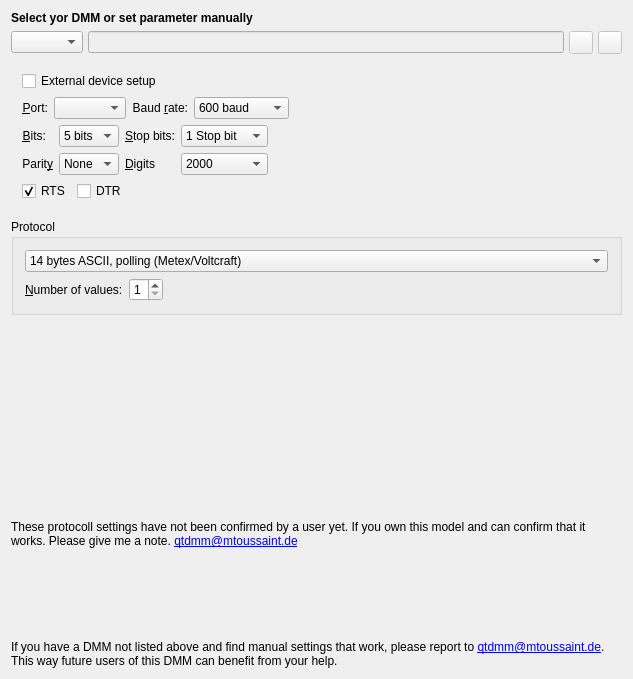
<?xml version="1.0" encoding="UTF-8"?>
<ui version="4.0">
 <class>UIDmmPrefs</class>
 <widget class="PrefWidget" name="UIDmmPrefs">
  <property name="geometry">
   <rect>
    <x>0</x>
    <y>0</y>
    <width>633</width>
    <height>679</height>
   </rect>
  </property>
  <layout class="QVBoxLayout" name="verticalLayout_2">
   <item>
    <widget class="QLabel" name="ui_hint">
     <property name="sizePolicy">
      <sizepolicy hsizetype="Minimum" vsizetype="Fixed">
       <horstretch>0</horstretch>
       <verstretch>0</verstretch>
      </sizepolicy>
     </property>
     <property name="frameShape">
      <enum>QFrame::NoFrame</enum>
     </property>
     <property name="text">
      <string>&lt;b&gt;Select yor DMM or set parameter manually&lt;/b&gt;</string>
     </property>
     <property name="wordWrap">
      <bool>false</bool>
     </property>
    </widget>
   </item>
   <item>
    <layout class="QHBoxLayout" name="_2">
     <property name="spacing">
      <number>5</number>
     </property>
     <item>
      <widget class="QComboBox" name="ui_model">
       <property name="whatsThis">
        <string>Here you may select your DMM model. If your DMM is not in the list, try to find working settings and mail them to me (&lt;font color=blue&gt;&lt;u&gt;qtdmm@mtoussaint.de&lt;/u&gt;&lt;/font&gt;). So I can add them to the list in the next release.</string>
       </property>
       <property name="autoCompletion">
        <bool>true</bool>
       </property>
      </widget>
     </item>
     <item>
      <widget class="QLineEdit" name="ui_filename">
       <property name="enabled">
        <bool>false</bool>
       </property>
       <property name="readOnly">
        <bool>true</bool>
       </property>
      </widget>
     </item>
     <item>
      <widget class="QToolButton" name="ui_load">
       <property name="enabled">
        <bool>false</bool>
       </property>
       <property name="toolTip">
        <string>Load Settings</string>
       </property>
       <property name="text">
        <string/>
       </property>
       <property name="icon">
        <iconset resource="../Resources.qrc">
         <normaloff>:/Symbols/import.xpm</normaloff>:/Symbols/import.xpm</iconset>
       </property>
      </widget>
     </item>
     <item>
      <widget class="QToolButton" name="ui_save">
       <property name="enabled">
        <bool>false</bool>
       </property>
       <property name="toolTip">
        <string>Save Settings</string>
       </property>
       <property name="text">
        <string/>
       </property>
       <property name="icon">
        <iconset resource="../Resources.qrc">
         <normaloff>:/Symbols/export.xpm</normaloff>:/Symbols/export.xpm</iconset>
       </property>
      </widget>
     </item>
    </layout>
   </item>
   <item>
    <widget class="QWidget" name="ButtonGroup11" native="true">
     <property name="title" stdset="0">
      <string>Port settings</string>
     </property>
     <layout class="QFormLayout" name="formLayout_6">
      <item row="0" column="0">
       <layout class="QHBoxLayout" name="horizontalLayout_2">
        <item>
         <widget class="QCheckBox" name="ui_externalSetup">
          <property name="text">
           <string>External device setup</string>
          </property>
         </widget>
        </item>
        <item>
         <spacer name="horizontalSpacer">
          <property name="orientation">
           <enum>Qt::Horizontal</enum>
          </property>
          <property name="sizeHint" stdset="0">
           <size>
            <width>40</width>
            <height>20</height>
           </size>
          </property>
         </spacer>
        </item>
       </layout>
      </item>
      <item row="1" column="0">
       <layout class="QHBoxLayout" name="horizontalLayout_3">
        <item>
         <layout class="QFormLayout" name="formLayout_4">
          <item row="0" column="0">
           <widget class="QLabel" name="TextLabel2">
            <property name="text">
             <string>&amp;Port:</string>
            </property>
            <property name="alignment">
             <set>Qt::AlignRight|Qt::AlignTrailing|Qt::AlignVCenter</set>
            </property>
            <property name="wordWrap">
             <bool>false</bool>
            </property>
            <property name="buddy">
             <cstring>port</cstring>
            </property>
           </widget>
          </item>
          <item row="0" column="1">
           <layout class="QHBoxLayout" name="_3">
            <property name="spacing">
             <number>2</number>
            </property>
            <property name="margin">
             <number>0</number>
            </property>
            <item>
             <widget class="QComboBox" name="port">
              <property name="sizePolicy">
               <sizepolicy hsizetype="MinimumExpanding" vsizetype="Fixed">
                <horstretch>0</horstretch>
                <verstretch>0</verstretch>
               </sizepolicy>
              </property>
              <property name="whatsThis">
               <string>Choose the serial device here. &lt;i&gt;(Hint for DOS people: /dev/ttyS0 corresponds to COM1. /dev/ttyS1 to COM2 ...)&lt;/i&gt;</string>
              </property>
              <property name="currentIndex">
               <number>-1</number>
              </property>
             </widget>
            </item>
           </layout>
          </item>
         </layout>
        </item>
        <item>
         <layout class="QFormLayout" name="formLayout_5">
          <item row="0" column="0">
           <widget class="QLabel" name="ui_baudLabel">
            <property name="text">
             <string>Baud &amp;rate:</string>
            </property>
            <property name="alignment">
             <set>Qt::AlignRight|Qt::AlignTrailing|Qt::AlignVCenter</set>
            </property>
            <property name="wordWrap">
             <bool>false</bool>
            </property>
            <property name="buddy">
             <cstring>baudRate</cstring>
            </property>
           </widget>
          </item>
          <item row="0" column="1">
           <widget class="QComboBox" name="baudRate">
            <property name="whatsThis">
             <string>Select the baud rate for the DMM here. If you encounter problems connecting to your DMM try lowering the baud rate. I had some problems with my &lt;b&gt;Metex ME-32&lt;/b&gt;. The Documentation said 1200 baud but it only worked at 600.</string>
            </property>
            <property name="currentIndex">
             <number>0</number>
            </property>
            <item>
             <property name="text">
              <string>600 baud</string>
             </property>
            </item>
            <item>
             <property name="text">
              <string>1200 baud</string>
             </property>
            </item>
            <item>
             <property name="text">
              <string>1800 baud</string>
             </property>
            </item>
            <item>
             <property name="text">
              <string>2400 baud</string>
             </property>
            </item>
            <item>
             <property name="text">
              <string>4800 baud</string>
             </property>
            </item>
            <item>
             <property name="text">
              <string>9600 baud</string>
             </property>
            </item>
            <item>
             <property name="text">
              <string>19200 baud</string>
             </property>
            </item>
           </widget>
          </item>
         </layout>
        </item>
       </layout>
      </item>
      <item row="2" column="0">
       <layout class="QHBoxLayout" name="horizontalLayout_4">
        <item>
         <layout class="QFormLayout" name="formLayout_2">
          <item row="0" column="0">
           <widget class="QLabel" name="ui_bitsLabel">
            <property name="text">
             <string>&amp;Bits:</string>
            </property>
            <property name="alignment">
             <set>Qt::AlignRight|Qt::AlignTrailing|Qt::AlignVCenter</set>
            </property>
            <property name="wordWrap">
             <bool>false</bool>
            </property>
            <property name="buddy">
             <cstring>bitsCombo</cstring>
            </property>
           </widget>
          </item>
          <item row="0" column="1">
           <widget class="QComboBox" name="bitsCombo">
            <property name="whatsThis">
             <string>Number of bits for serial communication.</string>
            </property>
            <item>
             <property name="text">
              <string>5 bits</string>
             </property>
            </item>
            <item>
             <property name="text">
              <string>6 bits</string>
             </property>
            </item>
            <item>
             <property name="text">
              <string>7 bits</string>
             </property>
            </item>
            <item>
             <property name="text">
              <string>8 bits</string>
             </property>
            </item>
           </widget>
          </item>
          <item row="1" column="0">
           <widget class="QLabel" name="ui_parityLabel">
            <property name="text">
             <string>Parit&amp;y</string>
            </property>
            <property name="alignment">
             <set>Qt::AlignRight|Qt::AlignTrailing|Qt::AlignVCenter</set>
            </property>
            <property name="wordWrap">
             <bool>false</bool>
            </property>
            <property name="buddy">
             <cstring>stopBitsCombo</cstring>
            </property>
           </widget>
          </item>
          <item row="1" column="1">
           <widget class="QComboBox" name="parityCombo">
            <property name="whatsThis">
             <string>Parity for serial communication. May be None, Odd or Even.</string>
            </property>
            <item>
             <property name="text">
              <string>None</string>
             </property>
            </item>
            <item>
             <property name="text">
              <string>Even</string>
             </property>
            </item>
            <item>
             <property name="text">
              <string>Odd</string>
             </property>
            </item>
           </widget>
          </item>
         </layout>
        </item>
        <item>
         <layout class="QFormLayout" name="formLayout_3">
          <item row="0" column="0">
           <widget class="QLabel" name="ui_stopLabel">
            <property name="text">
             <string>&amp;Stop bits:</string>
            </property>
            <property name="alignment">
             <set>Qt::AlignRight|Qt::AlignTrailing|Qt::AlignVCenter</set>
            </property>
            <property name="wordWrap">
             <bool>false</bool>
            </property>
            <property name="buddy">
             <cstring>stopBitsCombo</cstring>
            </property>
           </widget>
          </item>
          <item row="0" column="1">
           <widget class="QComboBox" name="stopBitsCombo">
            <property name="whatsThis">
             <string>Number of stop bits for serial communication.</string>
            </property>
            <item>
             <property name="text">
              <string>1 Stop bit</string>
             </property>
            </item>
            <item>
             <property name="text">
              <string>2 Stop bits</string>
             </property>
            </item>
           </widget>
          </item>
          <item row="1" column="0">
           <widget class="QLabel" name="ui_displayLabel">
            <property name="text">
             <string>&amp;Digits</string>
            </property>
            <property name="alignment">
             <set>Qt::AlignRight|Qt::AlignTrailing|Qt::AlignVCenter</set>
            </property>
            <property name="wordWrap">
             <bool>false</bool>
            </property>
            <property name="buddy">
             <cstring>stopBitsCombo</cstring>
            </property>
           </widget>
          </item>
          <item row="1" column="1">
           <widget class="QComboBox" name="displayCombo">
            <property name="whatsThis">
             <string>Number of display digits.
&lt;ul&gt;&lt;li&gt;3 1/2 - 2000 Counts&lt;/li&gt;
&lt;li&gt;3 3/4 - 4000 Counts&lt;/li&gt;
&lt;li&gt;4 1/2 - 20000 Counts&lt;/li&gt;
&lt;li&gt;4 3/4 - 40000 Counts&lt;/li&gt;
&lt;/ul&gt;</string>
            </property>
            <item>
             <property name="text">
              <string>2000</string>
             </property>
            </item>
            <item>
             <property name="text">
              <string>4000</string>
             </property>
            </item>
            <item>
             <property name="text">
              <string>20000</string>
             </property>
            </item>
            <item>
             <property name="text">
              <string>50000</string>
             </property>
            </item>
            <item>
             <property name="text">
              <string>100000</string>
             </property>
            </item>
            <item>
             <property name="text">
              <string>200000</string>
             </property>
            </item>
            <item>
             <property name="text">
              <string>400000</string>
             </property>
            </item>
            <item>
             <property name="text">
              <string>1000000</string>
             </property>
            </item>
            <item>
             <property name="text">
              <string>6000</string>
             </property>
            </item>
            <item>
             <property name="text">
              <string>40000</string>
             </property>
            </item>
           </widget>
          </item>
         </layout>
        </item>
        <item>
         <spacer name="horizontalSpacer_2">
          <property name="orientation">
           <enum>Qt::Horizontal</enum>
          </property>
          <property name="sizeHint" stdset="0">
           <size>
            <width>40</width>
            <height>20</height>
           </size>
          </property>
         </spacer>
        </item>
       </layout>
      </item>
      <item row="3" column="0">
       <layout class="QHBoxLayout" name="_4">
        <item>
         <widget class="QCheckBox" name="uirts">
          <property name="text">
           <string>RTS</string>
          </property>
          <property name="checked">
           <bool>true</bool>
          </property>
         </widget>
        </item>
        <item>
         <widget class="QCheckBox" name="uidtr">
          <property name="text">
           <string>DTR</string>
          </property>
         </widget>
        </item>
        <item>
         <spacer name="spacer3">
          <property name="orientation">
           <enum>Qt::Horizontal</enum>
          </property>
          <property name="sizeType">
           <enum>QSizePolicy::Expanding</enum>
          </property>
          <property name="sizeHint" stdset="0">
           <size>
            <width>201</width>
            <height>21</height>
           </size>
          </property>
         </spacer>
        </item>
       </layout>
      </item>
     </layout>
    </widget>
   </item>
   <item>
    <widget class="QGroupBox" name="ui_protocol">
     <property name="title">
      <string>Protocol</string>
     </property>
     <layout class="QVBoxLayout" name="verticalLayout">
      <item>
       <widget class="QComboBox" name="protocolCombo">
        <property name="whatsThis">
         <string>Here you may select the Communication type. If you have a not &quot;officially&quot; supported multimeter, just try out the existing protocols. If you are lucky it may work. If you find working settings, send the to me.</string>
        </property>
        <item>
         <property name="text">
          <string>14 bytes ASCII, polling (Metex/Voltcraft)</string>
         </property>
        </item>
        <item>
         <property name="text">
          <string>11 bytes ASCII, continuous (PeakTech 451)</string>
         </property>
        </item>
        <item>
         <property name="text">
          <string>14 bytes ASCII, continuous (Voltcraft)</string>
         </property>
        </item>
        <item>
         <property name="text">
          <string>15 bytes ASCII, continuous (Voltcraft)</string>
         </property>
        </item>
        <item>
         <property name="text">
          <string>11 bytes binary, continuous (M9803R)</string>
         </property>
        </item>
        <item>
         <property name="text">
          <string>14 bytes binary, continuous (VC820)</string>
         </property>
        </item>
        <item>
         <property name="text">
          <string>22 bytes ASCII, continuous (IsoTech)</string>
         </property>
        </item>
        <item>
         <property name="text">
          <string>11 bytes binary, continuous (VC940)</string>
         </property>
        </item>
        <item>
         <property name="text">
          <string>14 bytes ASCII/binary, continuous (QM1537)</string>
         </property>
        </item>
        <item>
         <property name="text">
          <string>9 bytes binary, continuous (RS 22-812)</string>
         </property>
        </item>
        <item>
         <property name="text">
          <string>23 bytes ASCII, continuous (VC870)</string>
         </property>
        </item>
        <item>
         <property name="text">
          <string>14 bytes half-ASCII, UNI-T UT61E</string>
         </property>
        </item>
       </widget>
      </item>
      <item>
       <layout class="QHBoxLayout" name="horizontalLayout_6">
        <item>
         <layout class="QFormLayout" name="formLayout_8">
          <property name="fieldGrowthPolicy">
           <enum>QFormLayout::AllNonFixedFieldsGrow</enum>
          </property>
          <item row="0" column="0">
           <widget class="QLabel" name="TextLabel1_6">
            <property name="text">
             <string>&amp;Number of values:</string>
            </property>
            <property name="buddy">
             <cstring>ui_numValues</cstring>
            </property>
           </widget>
          </item>
          <item row="0" column="1">
           <widget class="QSpinBox" name="ui_numValues">
            <property name="whatsThis">
             <string>Some multimeter send several lines of data containing different measured values. As QtDMM only shows one variable here you can set the number of lines to be ignored for each measurement (That means that QtDMM only uses the first line).</string>
            </property>
            <property name="minimum">
             <number>1</number>
            </property>
            <property name="maximum">
             <number>4</number>
            </property>
           </widget>
          </item>
         </layout>
        </item>
        <item>
         <spacer name="Spacer1_4">
          <property name="orientation">
           <enum>Qt::Horizontal</enum>
          </property>
          <property name="sizeType">
           <enum>QSizePolicy::Expanding</enum>
          </property>
          <property name="sizeHint" stdset="0">
           <size>
            <width>20</width>
            <height>20</height>
           </size>
          </property>
         </spacer>
        </item>
       </layout>
      </item>
     </layout>
    </widget>
   </item>
   <item>
    <spacer name="Spacer1_3">
     <property name="orientation">
      <enum>Qt::Vertical</enum>
     </property>
     <property name="sizeType">
      <enum>QSizePolicy::Expanding</enum>
     </property>
     <property name="sizeHint" stdset="0">
      <size>
       <width>20</width>
       <height>30</height>
      </size>
     </property>
    </spacer>
   </item>
   <item>
    <widget class="QLabel" name="message2">
     <property name="sizePolicy">
      <sizepolicy hsizetype="Minimum" vsizetype="MinimumExpanding">
       <horstretch>0</horstretch>
       <verstretch>0</verstretch>
      </sizepolicy>
     </property>
     <property name="text">
      <string>&lt;html&gt;&lt;head/&gt;&lt;body&gt;&lt;p&gt;These protocoll settings have not been confirmed by a user yet. If you own this model and can confirm that it works. Please give me a note. &lt;a href=&quot;mailto:qtdmm@mtoussaint.de&quot;&gt;&lt;span style=&quot; text-decoration: underline; color:#0000ff;&quot;&gt;qtdmm@mtoussaint.de&lt;/span&gt;&lt;/a&gt;&lt;/p&gt;&lt;/body&gt;&lt;/html&gt;</string>
     </property>
     <property name="textFormat">
      <enum>Qt::RichText</enum>
     </property>
     <property name="alignment">
      <set>Qt::AlignBottom|Qt::AlignLeading|Qt::AlignLeft</set>
     </property>
     <property name="wordWrap">
      <bool>true</bool>
     </property>
     <property name="openExternalLinks">
      <bool>true</bool>
     </property>
    </widget>
   </item>
   <item>
    <widget class="QLabel" name="message">
     <property name="sizePolicy">
      <sizepolicy hsizetype="Minimum" vsizetype="MinimumExpanding">
       <horstretch>0</horstretch>
       <verstretch>0</verstretch>
      </sizepolicy>
     </property>
     <property name="text">
      <string>&lt;html&gt;&lt;head/&gt;&lt;body&gt;&lt;p&gt;If you have a DMM not listed above and find manual settings that work, please report to &lt;a href=&quot;mailto:qtdmm@mtoussaint.de&quot;&gt;&lt;span style=&quot; text-decoration: underline; color:#0000ff;&quot;&gt;qtdmm@mtoussaint.de&lt;/span&gt;&lt;/a&gt;. This way future users of this DMM can benefit from your help.&lt;/p&gt;&lt;/body&gt;&lt;/html&gt;</string>
     </property>
     <property name="textFormat">
      <enum>Qt::RichText</enum>
     </property>
     <property name="alignment">
      <set>Qt::AlignBottom|Qt::AlignLeading|Qt::AlignLeft</set>
     </property>
     <property name="wordWrap">
      <bool>true</bool>
     </property>
     <property name="openExternalLinks">
      <bool>true</bool>
     </property>
    </widget>
   </item>
  </layout>
 </widget>
 <layoutdefault spacing="6" margin="11"/>
 <customwidgets>
  <customwidget>
   <class>PrefWidget</class>
   <extends>QWidget</extends>
   <header>prefwidget.h</header>
   <container>1</container>
  </customwidget>
 </customwidgets>
 <tabstops>
  <tabstop>ui_model</tabstop>
  <tabstop>port</tabstop>
  <tabstop>baudRate</tabstop>
  <tabstop>bitsCombo</tabstop>
  <tabstop>stopBitsCombo</tabstop>
  <tabstop>parityCombo</tabstop>
  <tabstop>displayCombo</tabstop>
 </tabstops>
 <includes>
  <include location="global">prefwidget.h</include>
 </includes>
 <resources>
  <include location="../Resources.qrc"/>
 </resources>
 <connections/>
</ui>
